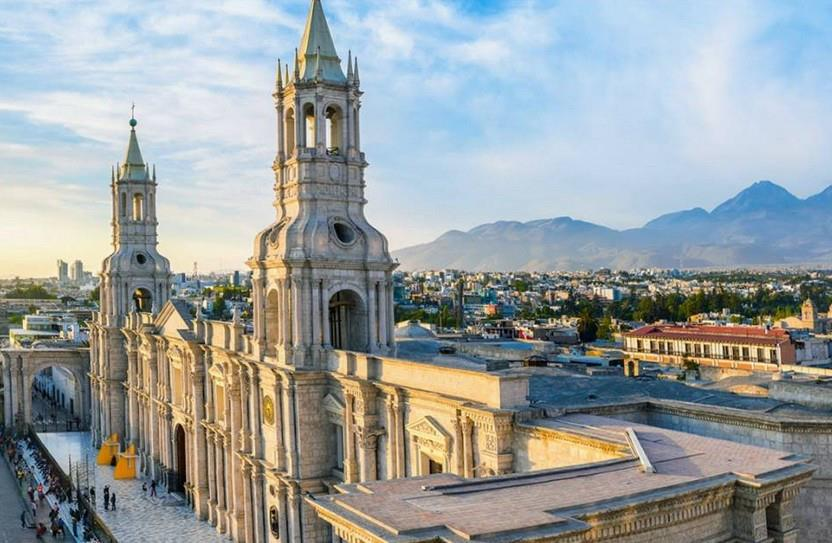
#> input picture practica_12/plaza.jpg, 832 x 543 px
$ python add2.py
#> lines starting #> are read from the running program, lines starting #| are printed output that depends on the picture
import cv2 as cv
import matplotlib.pyplot as plt

plaza=cv.imread('plaza.jpg', cv.IMREAD_COLOR)
#> plaza is the input picture: shape (543, 832, 3); mean B, G, R 159.7, 159.5, 153.5
leon=cv.imread('leon.jpg', cv.IMREAD_COLOR)
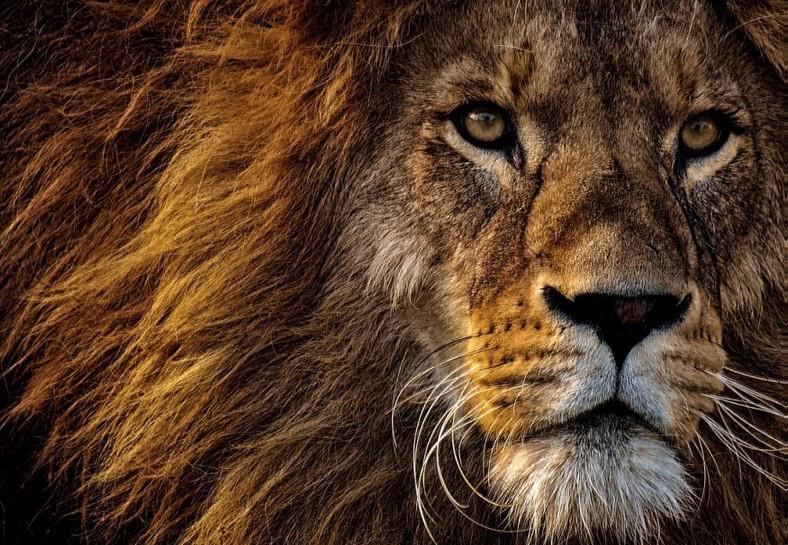
#> input picture practica_12/leon.jpg, 788 x 545 px
#> leon is the input picture: shape (545, 788, 3); mean B, G, R 39, 58.3, 85.7

plaza=cv.resize(plaza,(840,550),interpolation=cv.INTER_LINEAR)
#> plaza: shape (550, 840, 3)
leon=cv.resize(leon,(840,550),interpolation=cv.INTER_LINEAR)
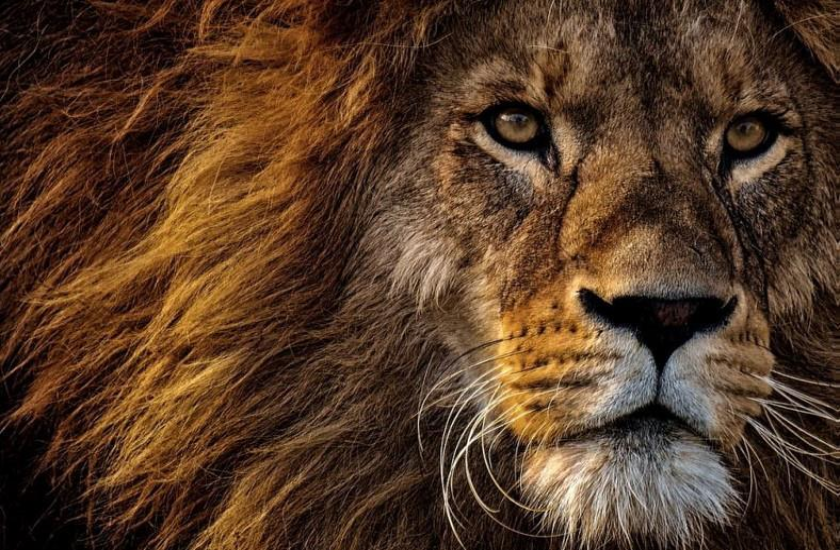
#> leon: shape (550, 840, 3); mean B, G, R 38.9, 58.2, 85.5

print(plaza.shape,leon.shape)
#| (550, 840, 3) (550, 840, 3)

rows,cols,tres=plaza.shape
#> rows = 550; cols = 840; tres = 3

r=0
g=0
b=0
c=0

for x in range(rows):
    for y in range(cols):
        r=int(plaza.item(x,y,2)/2)+int(leon.item(x,y,2)/2)+c
        g=int(plaza.item(x,y,1)/2)+int(leon.item(x,y,1)/2)+c
        b=int(plaza.item(x,y,0)/2)+int(leon.item(x,y,0)/2)+c
        if r>255: r=255
        if g>255: g=255
        if b>255: b=255
        plaza.itemset((x,y,2),r)
        plaza.itemset((x,y,1),g)
        plaza.itemset((x,y,0),b)
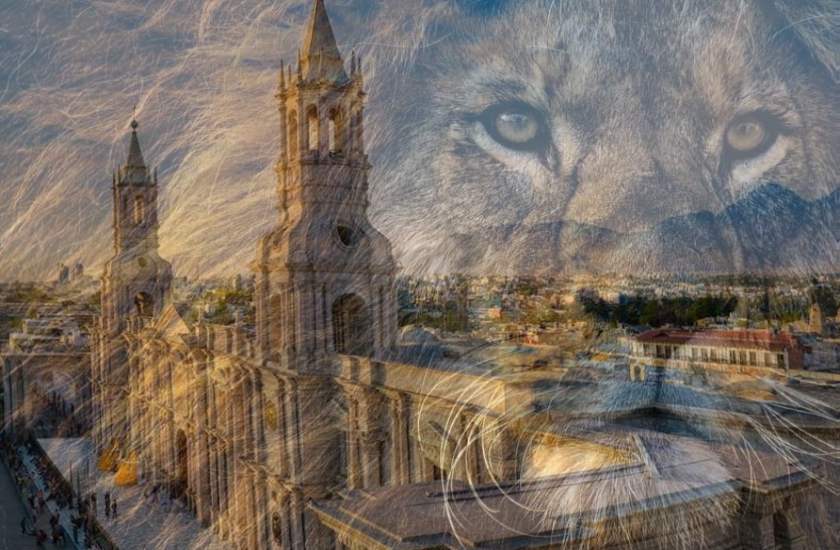
#> plaza: shape (550, 840, 3); mean B, G, R 98.8, 108.3, 119


#hist = cv.calcHist([plaza],[0],None,[256],[0,256])
plt.subplot(1,1,1),plt.imshow(cv.cvtColor(plaza, cv.COLOR_BGR2RGB))
#plt.subplot(1,2,2).hist(plaza.ravel(),256,[0,256])
plt.show()
